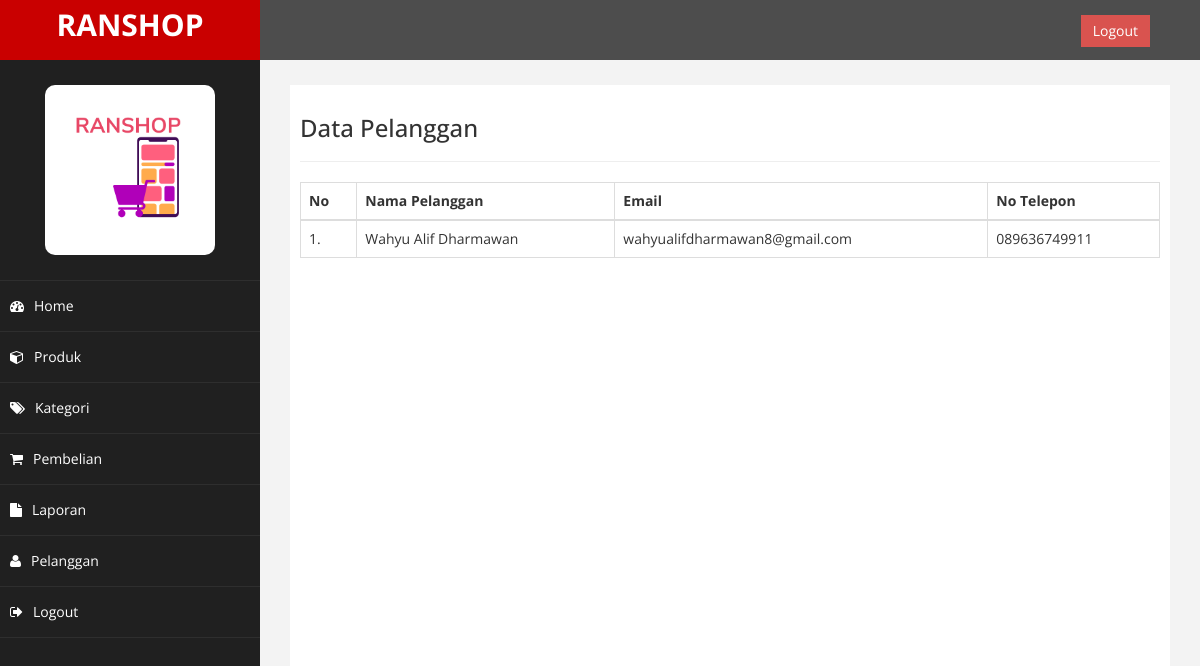
Screenshot of /admin/index.php?halaman=pelanggan (signed in) with the database file from the repository.
### tables this page shows
CREATE TABLE `pelanggan` (
  `id_pelanggan` int(11) NOT NULL,
  `email_pelanggan` varchar(100) NOT NULL,
  `password_pelanggan` varchar(50) NOT NULL,
  `nama_pelanggan` varchar(100) NOT NULL,
  `telepon_pelanggan` varchar(100) NOT NULL,
  `alamat_pelanggan` text NOT NULL
);

### admin/pelanggan.php (the view)
<?php
$semuadata = [];
$ambil = $koneksi->query("SELECT * FROM pelanggan");
while($tiap = $ambil->fetch_assoc()){
  $semuadata[] = $tiap;
}
?>
<h3>Data Pelanggan</h3>
<hr>
<table class="table table-bordered">
  <thead>
    <tr>
	<th>No</th>
	<th>Nama Pelanggan</th>
	<th>Email</th>
	<th>No Telepon</th>
    </tr>
  </thead>
  <tbody>
    <?php foreach($semuadata as $key => $value): ?>
    <tr>
      <td><?= $key+1; ?>.</td>
      <td><?= $value['nama_pelanggan']; ?></td>
	  <td><?= $value['email_pelanggan']; ?></td>
	  <td><?= $value['telepon_pelanggan']; ?></td>
    </tr>
    <?php endforeach; ?>
  </tbody>
</table>

### admin/assets/css/custom.css (style rules this page uses)
body { font-family: 'Open Sans', sans-serif; }

### rows the page displays
pelanggan: nama_pelanggan "Wahyu Alif Dharmawan", email_pelanggan "wahyualifdharmawan8@gmail.com", telepon_pelanggan "089636749911"
